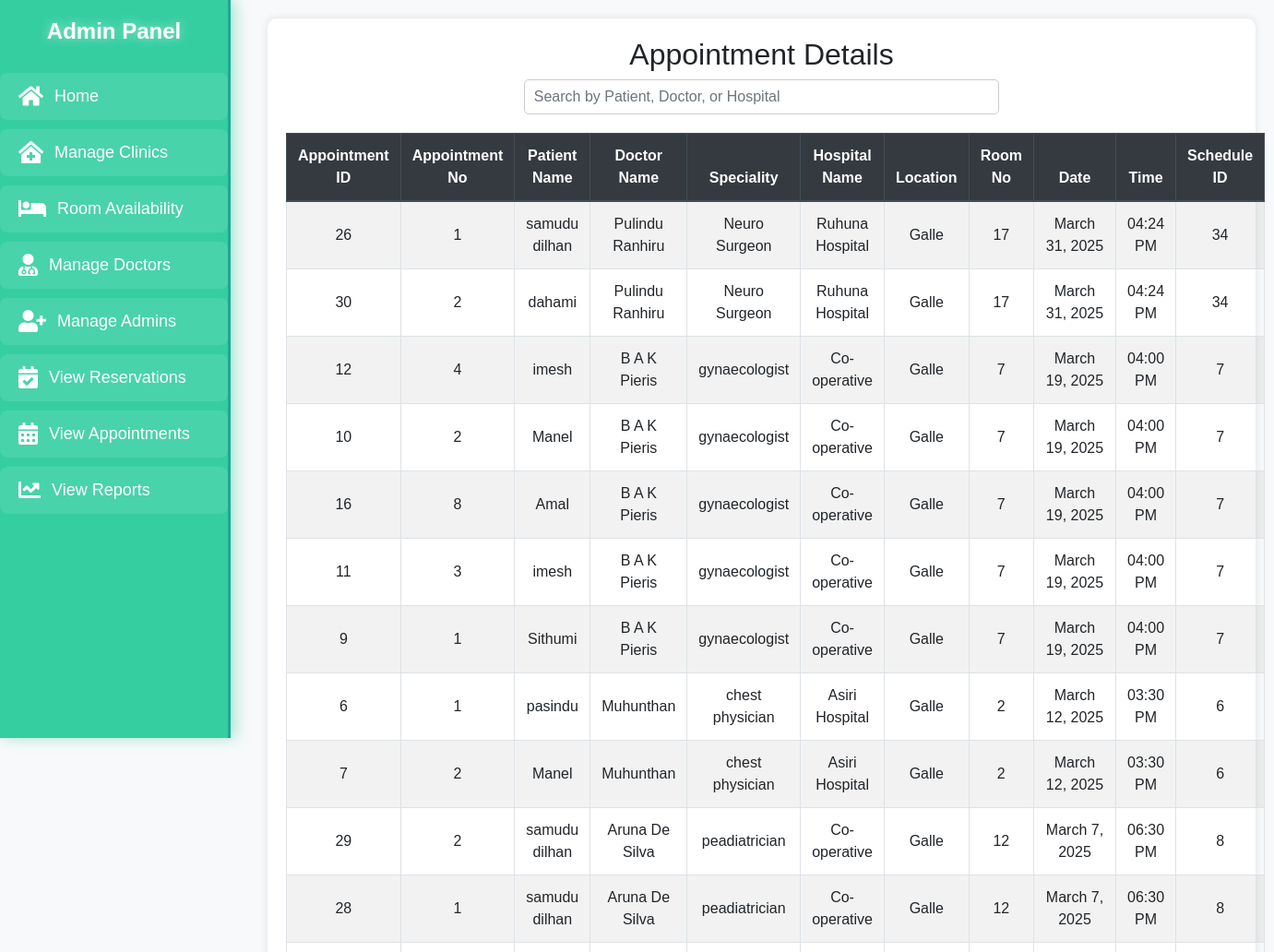
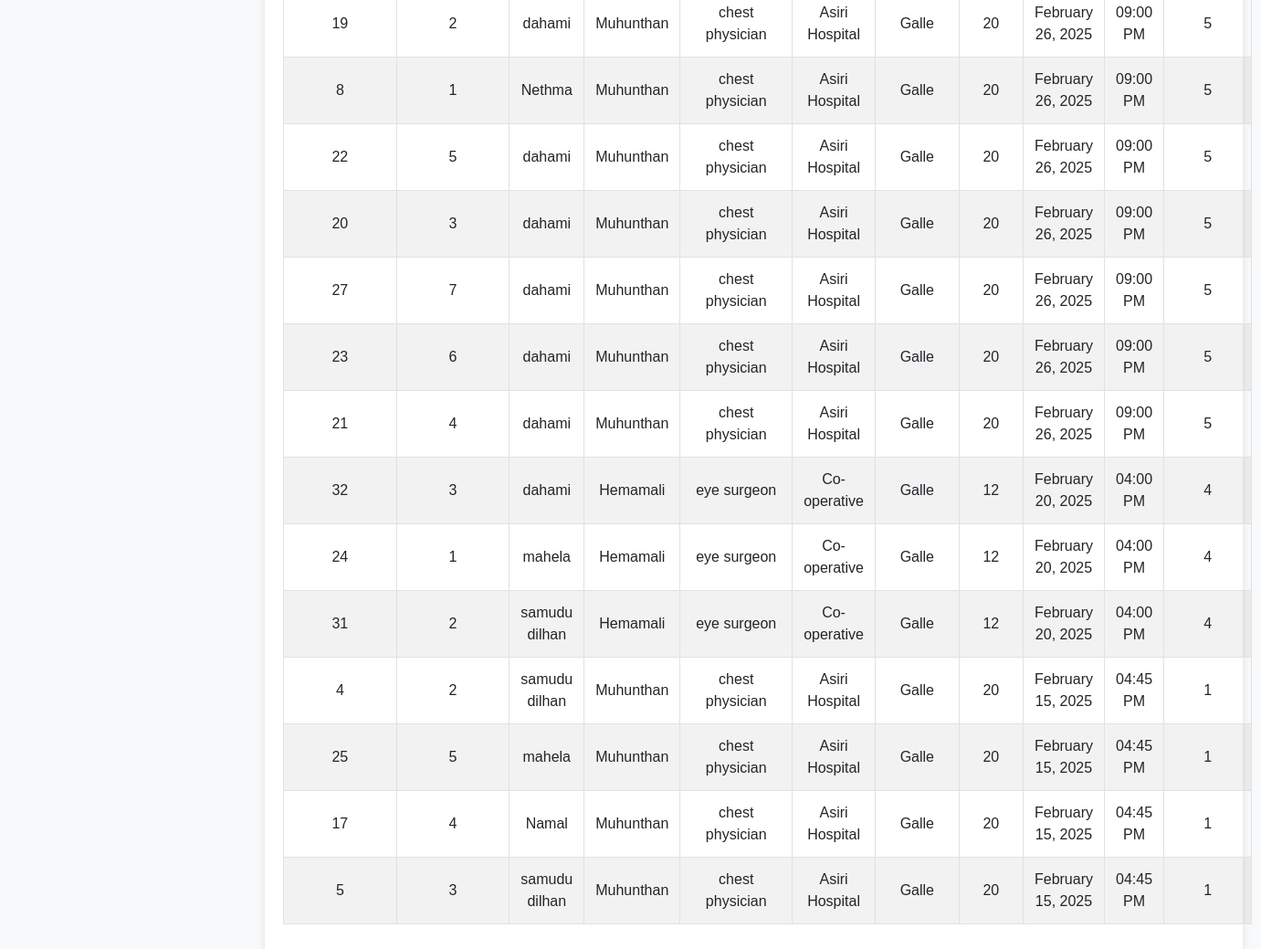
/ipdAdmin/ViewAppointments.php, run on the app's committed database (2 pictures, top to bottom).
### tables this page shows
CREATE TABLE IF NOT EXISTS `appointment` (
  `AppointmentID` int NOT NULL AUTO_INCREMENT,
  `appointmentNo` int NOT NULL,
  `RoomNo` int NOT NULL,
  `Date` date NOT NULL,
  `Time` time NOT NULL,
  `HospitalID` int NOT NULL,
  `DID` int NOT NULL,
  `PID` int NOT NULL,
  `ScheduleID` int NOT NULL,
  PRIMARY KEY (`AppointmentID`),
  KEY `HospitalID` (`HospitalID`,`DID`,`PID`),
  KEY `ScheduleID` (`ScheduleID`)
);

CREATE TABLE IF NOT EXISTS `patient` (
  `PID` int NOT NULL AUTO_INCREMENT,
  `Name` varchar(100) NOT NULL,
  `Email` varchar(100) NOT NULL,
  `Age` tinyint NOT NULL,
  `Gender` varchar(10) NOT NULL,
  `TeleNo` varchar(10) NOT NULL,
  PRIMARY KEY (`PID`)
);

CREATE TABLE IF NOT EXISTS `doctor` (
  `DID` int NOT NULL AUTO_INCREMENT,
  `Name` varchar(100) NOT NULL,
  `Speciality` varchar(500) NOT NULL,
  `Email` varchar(100) NOT NULL,
  `TeleNo` varchar(10) NOT NULL,
  PRIMARY KEY (`DID`)
);

CREATE TABLE IF NOT EXISTS `hospital` (
  `HospitalID` int NOT NULL AUTO_INCREMENT,
  `Name` varchar(100) NOT NULL,
  `Location` varchar(500) NOT NULL,
  PRIMARY KEY (`HospitalID`)
);

### ipdAdmin/ViewAppointments.php (the view, shortened to what this page needs)
<?php
$con = new mysqli("localhost", "root", "", "ipdhealthhub");
$query = "
    SELECT
        a.AppointmentID, a.appointmentNo, a.RoomNo, a.Date, a.Time,
        h.Name AS HospitalName, h.Location AS HospitalLocation,
        d.Name AS DoctorName, d.Speciality AS DoctorSpeciality,
        p.Name AS PatientName,
        a.ScheduleID
    FROM appointment a
    JOIN hospital h ON a.HospitalID = h.HospitalID
    JOIN doctor d ON a.DID = d.DID
    JOIN patient p ON a.PID = p.PID
    ORDER BY a.Date DESC, a.Time DESC";
$result = $con->query($query);
?>
<!DOCTYPE html>
<html lang="en">
<head>
    <link rel="stylesheet" href="https://maxcdn.bootstrapcdn.com/bootstrap/4.5.2/css/bootstrap.min.css">
    <link rel="stylesheet" href="https://cdnjs.cloudflare.com/ajax/libs/font-awesome/5.15.1/css/all.min.css">
</head>
<body>
    <div class="sidebar">
        <ul>
            <li><a href="Adminpanel.php"><i class="fas fa-home"></i>Home</a></li>
            <li><a href="manageAppointments.php"><i class="fas fa-clinic-medical"></i>Manage Clinics</a></li>
            <li><a href="ManageRooms.php"><i class="fas fa-bed"></i>Room Availability</a></li>
            <li><a href="doctors.php"><i class="fas fa-user-md"></i>Manage Doctors</a></li>
            <li><a href="Addadmin.php"><i class="fas fa-user-plus"></i>Manage Admins</a></li>
            <li><a href="ViewReservations.php"><i class="fas fa-calendar-check"></i>View Reservations</a></li>
            <li><a href="#"><i class="fas fa-calendar-alt"></i>View Appointments</a></li>
            <li><a href="ViewReports.php"><i class="fas fa-chart-line"></i>View Reports</a></li>
        </ul>
    </div>
    <div class="main-content">
        <div class="container">
            <h2 class="text-center">Appointment Details</h2>
            <div class="search-container">
                <input type="text" id="searchInput" class="form-control" placeholder="Search by Patient, Doctor, or Hospital">
            </div>
            <table class="table table-bordered table-striped">
                <thead class="thead-dark">
                    <tr>
                        <th>Appointment ID</th>
                        <th>Appointment No</th>
                        <th>Patient Name</th>
                        <th>Doctor Name</th>
                        <th>Speciality</th>
                        <th>Hospital Name</th>
                        <th>Location</th>
                        <th>Room No</th>
                        <th>Date</th>
                        <th>Time</th>
                        <th>Schedule ID</th>
                    </tr>
                </thead>
                <tbody id="appointmentTable">
                    <?php if ($result->num_rows > 0): ?>
                        <?php while ($row = $result->fetch_assoc()): ?>
                            <tr>
                                <td><?= $row['AppointmentID']; ?></td>
                                <td><?= $row['appointmentNo']; ?></td>
                                <td><?= $row['PatientName']; ?></td>
                                <td><?= $row['DoctorName']; ?></td>
                                <td><?= $row['DoctorSpeciality']; ?></td>
                                <td><?= $row['HospitalName']; ?></td>
                                <td><?= $row['HospitalLocation']; ?></td>
                                <td><?= $row['RoomNo']; ?></td>
                                <td><?= date("F j, Y", strtotime($row['Date'])); ?></td>
                                <td><?= date("h:i A", strtotime($row['Time'])); ?></td>
                                <td><?= $row['ScheduleID']; ?></td>
                            </tr>
                        <?php endwhile; ?>
                    <?php else: ?>
                        <tr>
                            <td colspan="11" class="text-center">No appointments found.</td>
                        </tr>
                    <?php endif; ?>
                </tbody>
            </table>
        </div>
    </div>
</body>
</html>

### ipdAdmin/ViewAppointments.php (style rules this page uses)
body { background-color: #f8f9fa; font-family: Arial, sans-serif; display: flex; }
.sidebar { width: 80px; height: 100vh; background: rgba(32, 201, 151, 0.9); color: white; position: fixed; left: 0; top: 0; box-shadow: 5px 0 15px rgba(32, 201, 151, 0.4); padding-top: 20px; text-align: center; border-right: 3px solid #1ea896; backdrop-filter: blur(10px); overflow: hidden; transition: all 0.3s ease-in-out; }
.sidebar ul { list-style: none; padding: 0; margin: 0; }
.sidebar ul li { margin: 10px 0; }
.sidebar ul li a { color: white; text-decoration: none; font-size: 0; display: flex; align-items: center; justify-content: center; padding: 12px 20px; border-radius: 8px; transition: all 0.3s ease-in-out; background: rgba(255, 255, 255, 0.1); position: relative; }
.sidebar ul li a i { font-size: 24px; margin-right: 0; transition: margin 0.3s ease-in-out; }
.main-content { margin-left: 270px; width: calc(100% - 270px); padding: 20px; }
.container { background-color: #ffffff; padding: 20px; border-radius: 10px; box-shadow: 0 0 10px rgba(0, 0, 0, 0.1); }
.table th, .table td { text-align: center; vertical-align: middle; }
.search-container { display: flex; justify-content: center; margin-bottom: 20px; }
.search-container input { width: 50%; border-radius: 5px; padding: 10px; border: 1px solid #ccc; }

### data on the page
appointment: AppointmentID "26", appointmentNo "1", PID.Name "samudu dilhan", DID.Name "Pulindu Ranhiru", DID.Speciality "Neuro Surgeon", HospitalID.Name "Ruhuna Hospital", HospitalID.Location "Galle", RoomNo "17", Date "March 31, 2025", Time "04:24 PM", ScheduleID "34"
appointment: AppointmentID "30", appointmentNo "2", PID.Name "dahami", DID.Name "Pulindu Ranhiru", DID.Speciality "Neuro Surgeon", HospitalID.Name "Ruhuna Hospital", HospitalID.Location "Galle", RoomNo "17", Date "March 31, 2025", Time "04:24 PM", ScheduleID "34"
appointment: AppointmentID "12", appointmentNo "4", PID.Name "imesh", DID.Name "B A K Pieris", DID.Speciality "gynaecologist", HospitalID.Name "Co-operative", HospitalID.Location "Galle", RoomNo "7", Date "March 19, 2025", Time "04:00 PM", ScheduleID "7"
appointment: AppointmentID "10", appointmentNo "2", PID.Name "Manel", DID.Name "B A K Pieris", DID.Speciality "gynaecologist", HospitalID.Name "Co-operative", HospitalID.Location "Galle", RoomNo "7", Date "March 19, 2025", Time "04:00 PM", ScheduleID "7"
appointment: AppointmentID "16", appointmentNo "8", PID.Name "Amal", DID.Name "B A K Pieris", DID.Speciality "gynaecologist", HospitalID.Name "Co-operative", HospitalID.Location "Galle", RoomNo "7", Date "March 19, 2025", Time "04:00 PM", ScheduleID "7"
appointment: AppointmentID "11", appointmentNo "3", PID.Name "imesh", DID.Name "B A K Pieris", DID.Speciality "gynaecologist", HospitalID.Name "Co-operative", HospitalID.Location "Galle", RoomNo "7", Date "March 19, 2025", Time "04:00 PM", ScheduleID "7"
appointment: AppointmentID "9", appointmentNo "1", PID.Name "Sithumi", DID.Name "B A K Pieris", DID.Speciality "gynaecologist", HospitalID.Name "Co-operative", HospitalID.Location "Galle", RoomNo "7", Date "March 19, 2025", Time "04:00 PM", ScheduleID "7"
appointment: AppointmentID "6", appointmentNo "1", PID.Name "pasindu", DID.Name "Muhunthan", DID.Speciality "chest physician", HospitalID.Name "Asiri Hospital", HospitalID.Location "Galle", RoomNo "2", Date "March 12, 2025", Time "03:30 PM", ScheduleID "6"
appointment: AppointmentID "7", appointmentNo "2", PID.Name "Manel", DID.Name "Muhunthan", DID.Speciality "chest physician", HospitalID.Name "Asiri Hospital", HospitalID.Location "Galle", RoomNo "2", Date "March 12, 2025", Time "03:30 PM", ScheduleID "6"
appointment: AppointmentID "29", appointmentNo "2", PID.Name "samudu dilhan", DID.Name "Aruna De Silva", DID.Speciality "peadiatrician", HospitalID.Name "Co-operative", HospitalID.Location "Galle", RoomNo "12", Date "March 7, 2025", Time "06:30 PM", ScheduleID "8"
appointment: AppointmentID "28", appointmentNo "1", PID.Name "samudu dilhan", DID.Name "Aruna De Silva", DID.Speciality "peadiatrician", HospitalID.Name "Co-operative", HospitalID.Location "Galle", RoomNo "12", Date "March 7, 2025", Time "06:30 PM", ScheduleID "8"
appointment: AppointmentID "19", appointmentNo "2", PID.Name "dahami", DID.Name "Muhunthan", DID.Speciality "chest physician", HospitalID.Name "Asiri Hospital", HospitalID.Location "Galle", RoomNo "20", Date "February 26, 2025", Time "09:00 PM", ScheduleID "5"
appointment: AppointmentID "8", appointmentNo "1", PID.Name "Nethma", DID.Name "Muhunthan", DID.Speciality "chest physician", HospitalID.Name "Asiri Hospital", HospitalID.Location "Galle", RoomNo "20", Date "February 26, 2025", Time "09:00 PM", ScheduleID "5"
appointment: AppointmentID "22", appointmentNo "5", PID.Name "dahami", DID.Name "Muhunthan", DID.Speciality "chest physician", HospitalID.Name "Asiri Hospital", HospitalID.Location "Galle", RoomNo "20", Date "February 26, 2025", Time "09:00 PM", ScheduleID "5"
appointment: AppointmentID "20", appointmentNo "3", PID.Name "dahami", DID.Name "Muhunthan", DID.Speciality "chest physician", HospitalID.Name "Asiri Hospital", HospitalID.Location "Galle", RoomNo "20", Date "February 26, 2025", Time "09:00 PM", ScheduleID "5"
appointment: AppointmentID "27", appointmentNo "7", PID.Name "dahami", DID.Name "Muhunthan", DID.Speciality "chest physician", HospitalID.Name "Asiri Hospital", HospitalID.Location "Galle", RoomNo "20", Date "February 26, 2025", Time "09:00 PM", ScheduleID "5"
appointment: AppointmentID "23", appointmentNo "6", PID.Name "dahami", DID.Name "Muhunthan", DID.Speciality "chest physician", HospitalID.Name "Asiri Hospital", HospitalID.Location "Galle", RoomNo "20", Date "February 26, 2025", Time "09:00 PM", ScheduleID "5"
appointment: AppointmentID "21", appointmentNo "4", PID.Name "dahami", DID.Name "Muhunthan", DID.Speciality "chest physician", HospitalID.Name "Asiri Hospital", HospitalID.Location "Galle", RoomNo "20", Date "February 26, 2025", Time "09:00 PM", ScheduleID "5"
appointment: AppointmentID "32", appointmentNo "3", PID.Name "dahami", DID.Name "Hemamali", DID.Speciality "eye surgeon", HospitalID.Name "Co-operative", HospitalID.Location "Galle", RoomNo "12", Date "February 20, 2025", Time "04:00 PM", ScheduleID "4"
appointment: AppointmentID "24", appointmentNo "1", PID.Name "mahela", DID.Name "Hemamali", DID.Speciality "eye surgeon", HospitalID.Name "Co-operative", HospitalID.Location "Galle", RoomNo "12", Date "February 20, 2025", Time "04:00 PM", ScheduleID "4"
appointment: AppointmentID "31", appointmentNo "2", PID.Name "samudu dilhan", DID.Name "Hemamali", DID.Speciality "eye surgeon", HospitalID.Name "Co-operative", HospitalID.Location "Galle", RoomNo "12", Date "February 20, 2025", Time "04:00 PM", ScheduleID "4"
appointment: AppointmentID "4", appointmentNo "2", PID.Name "samudu dilhan", DID.Name "Muhunthan", DID.Speciality "chest physician", HospitalID.Name "Asiri Hospital", HospitalID.Location "Galle", RoomNo "20", Date "February 15, 2025", Time "04:45 PM", ScheduleID "1"
appointment: AppointmentID "25", appointmentNo "5", PID.Name "mahela", DID.Name "Muhunthan", DID.Speciality "chest physician", HospitalID.Name "Asiri Hospital", HospitalID.Location "Galle", RoomNo "20", Date "February 15, 2025", Time "04:45 PM", ScheduleID "1"
appointment: AppointmentID "17", appointmentNo "4", PID.Name "Namal", DID.Name "Muhunthan", DID.Speciality "chest physician", HospitalID.Name "Asiri Hospital", HospitalID.Location "Galle", RoomNo "20", Date "February 15, 2025", Time "04:45 PM", ScheduleID "1"
appointment: AppointmentID "5", appointmentNo "3", PID.Name "samudu dilhan", DID.Name "Muhunthan", DID.Speciality "chest physician", HospitalID.Name "Asiri Hospital", HospitalID.Location "Galle", RoomNo "20", Date "February 15, 2025", Time "04:45 PM", ScheduleID "1"
